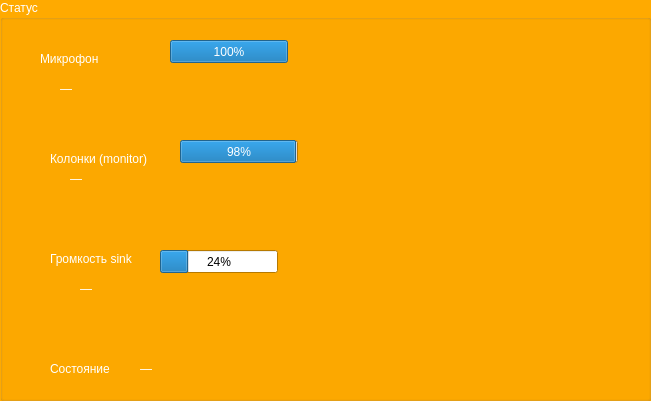
   <widget class="QGroupBox" name="groupBox_3">
    <property name="geometry">
     <rect>
      <x>60</x>
      <y>230</y>
      <width>651</width>
      <height>401</height>
     </rect>
    </property>
    <property name="palette">
     <palette>
      <active>
       <colorrole role="WindowText">
        <brush brushstyle="SolidPattern">
         <color alpha="255">
          <red>255</red>
          <green>255</green>
          <blue>255</blue>
         </color>
        </brush>
       </colorrole>
       <colorrole role="Button">
        <brush brushstyle="SolidPattern">
         <color alpha="255">
          <red>255</red>
          <green>170</green>
          <blue>0</blue>
         </color>
        </brush>
       </colorrole>
       <colorrole role="Light">
        <brush brushstyle="SolidPattern">
         <color alpha="255">
          <red>255</red>
          <green>212</green>
          <blue>127</blue>
         </color>
        </brush>
       </colorrole>
       <colorrole role="Midlight">
        <brush brushstyle="SolidPattern">
         <color alpha="255">
          <red>255</red>
          <green>191</green>
          <blue>63</blue>
         </color>
        </brush>
       </colorrole>
       <colorrole role="Dark">
        <brush brushstyle="SolidPattern">
         <color alpha="255">
          <red>127</red>
          <green>85</green>
          <blue>0</blue>
         </color>
        </brush>
       </colorrole>
       <colorrole role="Mid">
        <brush brushstyle="SolidPattern">
         <color alpha="255">
          <red>170</red>
          <green>113</green>
          <blue>0</blue>
         </color>
        </brush>
       </colorrole>
       <colorrole role="Text">
        <brush brushstyle="SolidPattern">
         <color alpha="255">
          <red>0</red>
          <green>0</green>
          <blue>0</blue>
         </color>
        </brush>
       </colorrole>
       <colorrole role="BrightText">
        <brush brushstyle="SolidPattern">
         <color alpha="255">
          <red>255</red>
          <green>255</green>
          <blue>255</blue>
         </color>
        </brush>
       </colorrole>
       <colorrole role="ButtonText">
        <brush brushstyle="SolidPattern">
         <color alpha="255">
          <red>0</red>
          <green>0</green>
          <blue>0</blue>
         </color>
        </brush>
       </colorrole>
       <colorrole role="Base">
        <brush brushstyle="SolidPattern">
         <color alpha="255">
          <red>255</red>
          <green>255</green>
          <blue>255</blue>
         </color>
        </brush>
       </colorrole>
       <colorrole role="Window">
        <brush brushstyle="SolidPattern">
         <color alpha="255">
          <red>255</red>
          <green>170</green>
          <blue>0</blue>
         </color>
        </brush>
       </colorrole>
       <colorrole role="Shadow">
        <brush brushstyle="SolidPattern">
         <color alpha="255">
          <red>0</red>
          <green>0</green>
          <blue>0</blue>
         </color>
        </brush>
       </colorrole>
       <colorrole role="AlternateBase">
        <brush brushstyle="SolidPattern">
         <color alpha="255">
          <red>255</red>
          <green>212</green>
          <blue>127</blue>
         </color>
        </brush>
       </colorrole>
       <colorrole role="ToolTipBase">
        <brush brushstyle="SolidPattern">
         <color alpha="255">
          <red>255</red>
          <green>255</green>
          <blue>220</blue>
         </color>
        </brush>
       </colorrole>
       <colorrole role="ToolTipText">
        <brush brushstyle="SolidPattern">
         <color alpha="255">
          <red>0</red>
          <green>0</green>
          <blue>0</blue>
         </color>
        </brush>
       </colorrole>
       <colorrole role="PlaceholderText">
        <brush brushstyle="SolidPattern">
         <color alpha="127">
          <red>0</red>
          <green>0</green>
          <blue>0</blue>
         </color>
        </brush>
       </colorrole>
       <colorrole role="Accent">
        <brush brushstyle="SolidPattern">
         <color alpha="255">
          <red>255</red>
          <green>255</green>
          <blue>255</blue>
         </color>
        </brush>
       </colorrole>
      </active>
      <inactive>
       <colorrole role="WindowText">
        <brush brushstyle="SolidPattern">
         <color alpha="255">
          <red>255</red>
          <green>255</green>
          <blue>255</blue>
         </color>
        </brush>
       </colorrole>
       <colorrole role="Button">
        <brush brushstyle="SolidPattern">
         <color alpha="255">
          <red>255</red>
          <green>170</green>
          <blue>0</blue>
         </color>
        </brush>
       </colorrole>
       <colorrole role="Light">
        <brush brushstyle="SolidPattern">
         <color alpha="255">
          <red>255</red>
          <green>212</green>
          <blue>127</blue>
         </color>
        </brush>
       </colorrole>
       <colorrole role="Midlight">
        <brush brushstyle="SolidPattern">
         <color alpha="255">
          <red>255</red>
          <green>191</green>
          <blue>63</blue>
         </color>
        </brush>
       </colorrole>
       <colorrole role="Dark">
        <brush brushstyle="SolidPattern">
         <color alpha="255">
          <red>127</red>
          <green>85</green>
          <blue>0</blue>
         </color>
        </brush>
       </colorrole>
       <colorrole role="Mid">
        <brush brushstyle="SolidPattern">
         <color alpha="255">
          <red>170</red>
          <green>113</green>
          <blue>0</blue>
         </color>
        </brush>
       </colorrole>
       <colorrole role="Text">
        <brush brushstyle="SolidPattern">
         <color alpha="255">
          <red>0</red>
          <green>0</green>
          <blue>0</blue>
         </color>
        </brush>
       </colorrole>
       <colorrole role="BrightText">
        <brush brushstyle="SolidPattern">
         <color alpha="255">
          <red>255</red>
          <green>255</green>
          <blue>255</blue>
         </color>
        </brush>
       </colorrole>
       <colorrole role="ButtonText">
        <brush brushstyle="SolidPattern">
         <color alpha="255">
          <red>0</red>
          <green>0</green>
          <blue>0</blue>
         </color>
        </brush>
       </colorrole>
       <colorrole role="Base">
        <brush brushstyle="SolidPattern">
         <color alpha="255">
          <red>255</red>
          <green>255</green>
          <blue>255</blue>
         </color>
        </brush>
       </colorrole>
       <colorrole role="Window">
        <brush brushstyle="SolidPattern">
         <color alpha="255">
          <red>255</red>
          <green>170</green>
          <blue>0</blue>
         </color>
        </brush>
       </colorrole>
       <colorrole role="Shadow">
        <brush brushstyle="SolidPattern">
         <color alpha="255">
          <red>0</red>
          <green>0</green>
          <blue>0</blue>
         </color>
        </brush>
       </colorrole>
       <colorrole role="AlternateBase">
        <brush brushstyle="SolidPattern">
         <color alpha="255">
          <red>255</red>
          <green>212</green>
          <blue>127</blue>
         </color>
        </brush>
       </colorrole>
       <colorrole role="ToolTipBase">
        <brush brushstyle="SolidPattern">
         <color alpha="255">
          <red>255</red>
          <green>255</green>
          <blue>220</blue>
         </color>
        </brush>
       </colorrole>
       <colorrole role="ToolTipText">
        <brush brushstyle="SolidPattern">
         <color alpha="255">
          <red>0</red>
          <green>0</green>
          <blue>0</blue>
         </color>
        </brush>
       </colorrole>
       <colorrole role="PlaceholderText">
        <brush brushstyle="SolidPattern">
         <color alpha="127">
          <red>0</red>
          <green>0</green>
          <blue>0</blue>
         </color>
        </brush>
       </colorrole>
       <colorrole role="Accent">
        <brush brushstyle="SolidPattern">
         <color alpha="255">
          <red>255</red>
          <green>255</green>
          <blue>255</blue>
         </color>
        </brush>
       </colorrole>
      </inactive>
      <disabled>
       <colorrole role="WindowText">
        <brush brushstyle="SolidPattern">
         <color alpha="255">
          <red>127</red>
          <green>85</green>
          <blue>0</blue>
         </color>
        </brush>
       </colorrole>
       <colorrole role="Button">
        <brush brushstyle="SolidPattern">
         <color alpha="255">
          <red>255</red>
          <green>170</green>
          <blue>0</blue>
         </color>
        </brush>
       </colorrole>
       <colorrole role="Light">
        <brush brushstyle="SolidPattern">
         <color alpha="255">
          <red>255</red>
          <green>212</green>
          <blue>127</blue>
         </color>
        </brush>
       </colorrole>
       <colorrole role="Midlight">
        <brush brushstyle="SolidPattern">
         <color alpha="255">
          <red>255</red>
          <green>191</green>
          <blue>63</blue>
         </color>
        </brush>
       </colorrole>
       <colorrole role="Dark">
        <brush brushstyle="SolidPattern">
         <color alpha="255">
          <red>127</red>
          <green>85</green>
          <blue>0</blue>
         </color>
        </brush>
       </colorrole>
       <colorrole role="Mid">
        <brush brushstyle="SolidPattern">
         <color alpha="255">
          <red>170</red>
          <green>113</green>
          <blue>0</blue>
         </color>
        </brush>
       </colorrole>
       <colorrole role="Text">
        <brush brushstyle="SolidPattern">
         <color alpha="255">
          <red>127</red>
          <green>85</green>
          <blue>0</blue>
         </color>
        </brush>
       </colorrole>
       <colorrole role="BrightText">
        <brush brushstyle="SolidPattern">
         <color alpha="255">
          <red>255</red>
          <green>255</green>
          <blue>255</blue>
         </color>
        </brush>
       </colorrole>
       <colorrole role="ButtonText">
        <brush brushstyle="SolidPattern">
         <color alpha="255">
          <red>127</red>
          <green>85</green>
          <blue>0</blue>
         </color>
        </brush>
       </colorrole>
       <colorrole role="Base">
        <brush brushstyle="SolidPattern">
         <color alpha="255">
          <red>255</red>
          <green>170</green>
          <blue>0</blue>
         </color>
        </brush>
       </colorrole>
       <colorrole role="Window">
        <brush brushstyle="SolidPattern">
         <color alpha="255">
          <red>255</red>
          <green>170</green>
          <blue>0</blue>
         </color>
        </brush>
       </colorrole>
       <colorrole role="Shadow">
        <brush brushstyle="SolidPattern">
         <color alpha="255">
          <red>0</red>
          <green>0</green>
          <blue>0</blue>
         </color>
        </brush>
       </colorrole>
       <colorrole role="AlternateBase">
        <brush brushstyle="SolidPattern">
         <color alpha="255">
          <red>255</red>
          <green>170</green>
          <blue>0</blue>
         </color>
        </brush>
       </colorrole>
       <colorrole role="ToolTipBase">
        <brush brushstyle="SolidPattern">
         <color alpha="255">
          <red>255</red>
          <green>255</green>
          <blue>220</blue>
         </color>
        </brush>
       </colorrole>
       <colorrole role="ToolTipText">
        <brush brushstyle="SolidPattern">
         <color alpha="255">
          <red>0</red>
          <green>0</green>
          <blue>0</blue>
         </color>
        </brush>
       </colorrole>
       <colorrole role="PlaceholderText">
        <brush brushstyle="SolidPattern">
         <color alpha="127">
          <red>127</red>
          <green>85</green>
          <blue>0</blue>
         </color>
        </brush>
       </colorrole>
       <colorrole role="Accent">
        <brush brushstyle="SolidPattern">
         <color alpha="255">
          <red>255</red>
          <green>195</green>
          <blue>76</blue>
         </color>
        </brush>
       </colorrole>
      </disabled>
     </palette>
    </property>
    <property name="title">
     <string>Статус</string>
    </property>
    <widget class="QLabel" name="label_13">
     <property name="geometry">
      <rect>
       <x>40</x>
       <y>50</y>
       <width>101</width>
       <height>17</height>
      </rect>
     </property>
     <property name="text">
      <string>Микрофон</string>
     </property>
    </widget>
    <widget class="QLabel" name="label_14">
     <property name="geometry">
      <rect>
       <x>50</x>
       <y>150</y>
       <width>131</width>
       <height>17</height>
      </rect>
     </property>
     <property name="text">
      <string>Колонки (monitor)</string>
     </property>
    </widget>
    <widget class="QLabel" name="label_15">
     <property name="geometry">
      <rect>
       <x>50</x>
       <y>250</y>
       <width>121</width>
       <height>17</height>
      </rect>
     </property>
     <property name="text">
      <string>Громкость sink</string>
     </property>
    </widget>
    <widget class="QLabel" name="label_16">
     <property name="geometry">
      <rect>
       <x>50</x>
       <y>360</y>
       <width>121</width>
       <height>17</height>
      </rect>
     </property>
     <property name="text">
      <string>Состояние</string>
     </property>
    </widget>
    <widget class="QProgressBar" name="micBar">
     <property name="geometry">
      <rect>
       <x>170</x>
       <y>40</y>
       <width>118</width>
       <height>23</height>
      </rect>
     </property>
     <property name="minimum">
      <number>-90</number>
     </property>
     <property name="maximum">
      <number>0</number>
     </property>
     <property name="value">
      <number>0</number>
     </property>
    </widget>
    <widget class="QProgressBar" name="playBar">
     <property name="geometry">
      <rect>
       <x>180</x>
       <y>140</y>
       <width>118</width>
       <height>23</height>
      </rect>
     </property>
     <property name="minimum">
      <number>-90</number>
     </property>
     <property name="maximum">
      <number>0</number>
     </property>
     <property name="value">
      <number>-91</number>
     </property>
    </widget>
    <widget class="QProgressBar" name="volBar">
     <property name="geometry">
      <rect>
       <x>160</x>
       <y>250</y>
       <width>118</width>
       <height>23</height>
      </rect>
     </property>
     <property name="value">
      <number>24</number>
     </property>
    </widget>
    <widget class="QLabel" name="micDbLabel">
     <property name="geometry">
      <rect>
       <x>60</x>
       <y>80</y>
       <width>54</width>
       <height>17</height>
      </rect>
     </property>
     <property name="text">
      <string>—</string>
     </property>
    </widget>
    <widget class="QLabel" name="playDbLabel">
     <property name="geometry">
      <rect>
       <x>70</x>
       <y>170</y>
       <width>54</width>
       <height>17</height>
      </rect>
     </property>
     <property name="text">
      <string>—</string>
     </property>
    </widget>
    <widget class="QLabel" name="volLabel">
     <property name="geometry">
      <rect>
       <x>80</x>
       <y>280</y>
       <width>54</width>
       <height>17</height>
      </rect>
     </property>
     <property name="text">
      <string>—</string>
     </property>
    </widget>
    <widget class="QLabel" name="statusLabel">
     <property name="geometry">
      <rect>
       <x>140</x>
       <y>360</y>
       <width>441</width>
       <height>17</height>
      </rect>
     </property>
     <property name="text">
      <string>—</string>
     </property>
    </widget>
   </widget>
